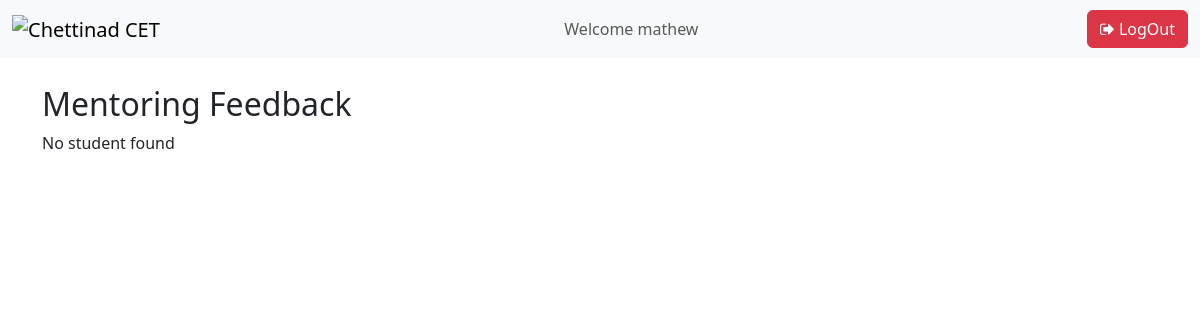
Page /index.php (signed in) on the earlier database version.
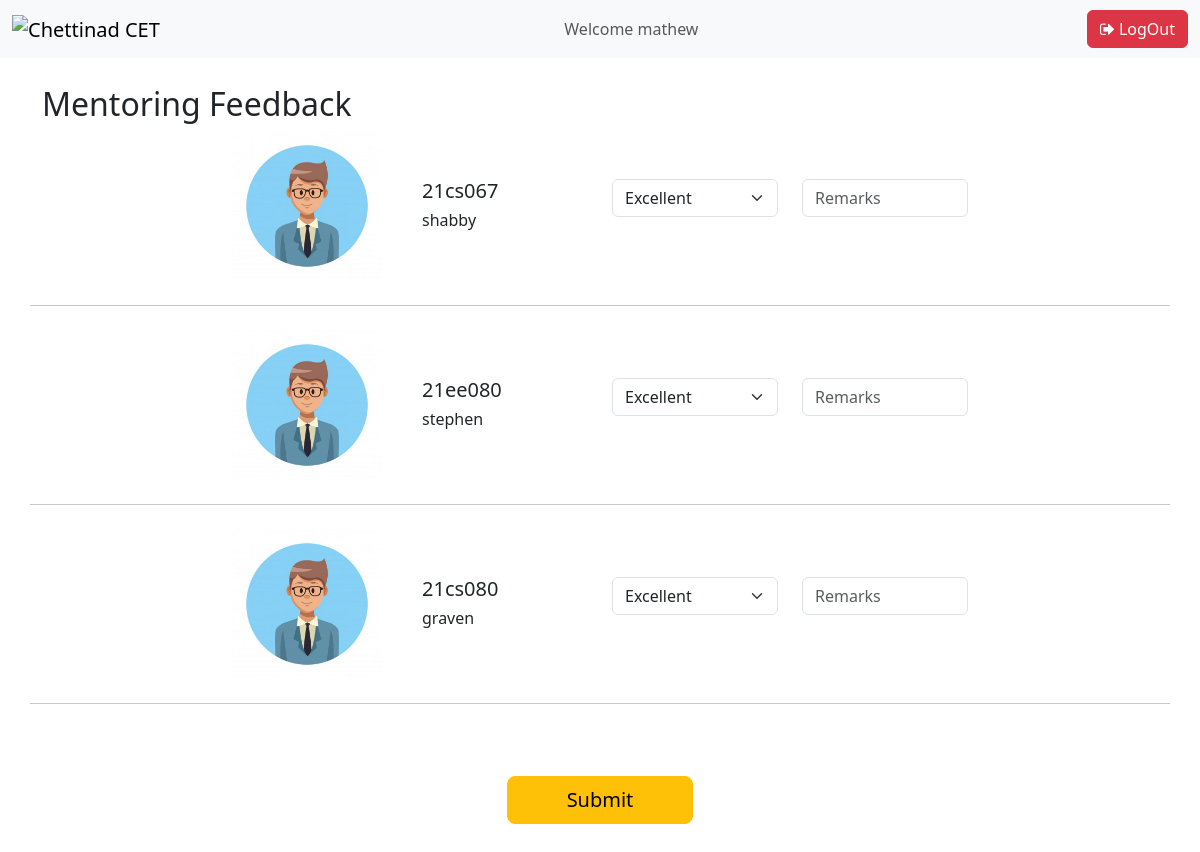
Same page on the later database version.
### tables this page shows
CREATE TABLE IF NOT EXISTS `student` (
  `ID` int(11) NOT NULL AUTO_INCREMENT,
  `rollno` varchar(10) NOT NULL,
  `photo` varchar(150) DEFAULT './student.jpg',
  `name` varchar(50) NOT NULL DEFAULT '0',
  `dept` varchar(50) NOT NULL DEFAULT '0',
  `mentorid` int(11) NOT NULL DEFAULT '0',
  `insertat` timestamp NOT NULL DEFAULT CURRENT_TIMESTAMP,
  PRIMARY KEY (`ID`),
  UNIQUE KEY `rollno` (`rollno`)
);

### index.php (the view, shortened to what this page needs)
<?php
include_once("config.php");
if (isset($_SESSION["faculty_id"])) {
    ?>
    <!doctype html>
    <html lang="en">
    <head>
        <link href="https://cdn.jsdelivr.net/npm/bootstrap@5.3.2/dist/css/bootstrap.min.css" rel="stylesheet"
>
        <link rel="stylesheet" href="https://cdnjs.cloudflare.com/ajax/libs/font-awesome/4.7.0/css/font-awesome.min.css">
    </head>
    <body>
        <nav class="navbar fixed-top bg-body-tertiary">
            <div class="container-fluid">
                <a class="navbar-brand" href="#">
                    <img src="https://www.chettinadtech.ac.in/assets/images/CCET_Logo.png" alt="Chettinad CET">
                </a>
                <span class="navbar-text">
                    <?php echo "Welcome " . $_SESSION["name"]; ?>
                </span>
                <a href="logout.php" class="btn btn-danger"><i class="fa fa-sign-out"></i> LogOut</a>
            </div>
        </nav>
        <div class="container" style="margin-top:85px;">
            <div class="row justify-content-center">
                <h2>Mentoring Feedback</h2>
                <?php
                $stmt = $dbh->prepare("SELECT * FROM student where mentorid=:mentorid");
                $stmt->bindParam(':mentorid', $_SESSION["faculty_id"]);
                $stmt->execute();
                $result = $stmt->fetchAll(PDO::FETCH_ASSOC);
                if ($result) {
                    ?>
                    <form action="action.php" method="post">
                        <?php
                        foreach ($result as $row) {
                            ?>
                            <div class="row justify-content-center">
                                <div class="col-lg-2 col-md-3 col-sm-6">
                                    <img src="<?php echo $row['photo']; ?>" alt="<?php $row['photo']; ?>" height="150">
                                </div>
                                <div class="col-lg-2 col-md-3 col-sm-6">
                                    <br><br>
                                    <h5>
                                        <?php echo $row['rollno']; ?>
                                    </h5>
                                    <h6>
                                        <?php echo $row['name']; ?>
                                    </h6>
                                </div>
                                <div class="col-lg-2 col-md-3 col-sm-6">
                                    <br><br>
                                    <select class="form-select" name="feedback<?php echo $row["ID"]; ?>">
                                        <option>Excellent</option>
                                    </select>
                                </div>
                                <div class="col-lg-2 col-md-3 col-sm-6">
                                    <br><br>
                                    <input type="text" class="form-control" name="remark<?php echo $row["ID"]; ?>" placeholder="Remarks">
                                </div>
                                <hr class="my-4">
                            </div>
                            <?php
                        }
                        ?>
                        <div class="d-grid gap-2 mx-auto col-2 m-5">
                            <input type="submit" class="btn btn-warning btn-lg mb-5">
                        </div>
                    </form>
                    <?php
                } else {
                    echo "<option value=''>No student found</option>";
                }
                ?>
            </div>
        </div>
    </body>
    </html>
    <?php
} else
    header("location:login.php");
?>

Differences in the rows shown:
now on this page (row edited): student: photo (picture), rollno "21cs067", name "shabby", ID "Excellent"
now on this page (row edited): student: photo (picture), rollno "21ee080", name "stephen", ID "Excellent"
now on this page (row edited): student: photo (picture), rollno "21cs080", name "graven", ID "Excellent"
